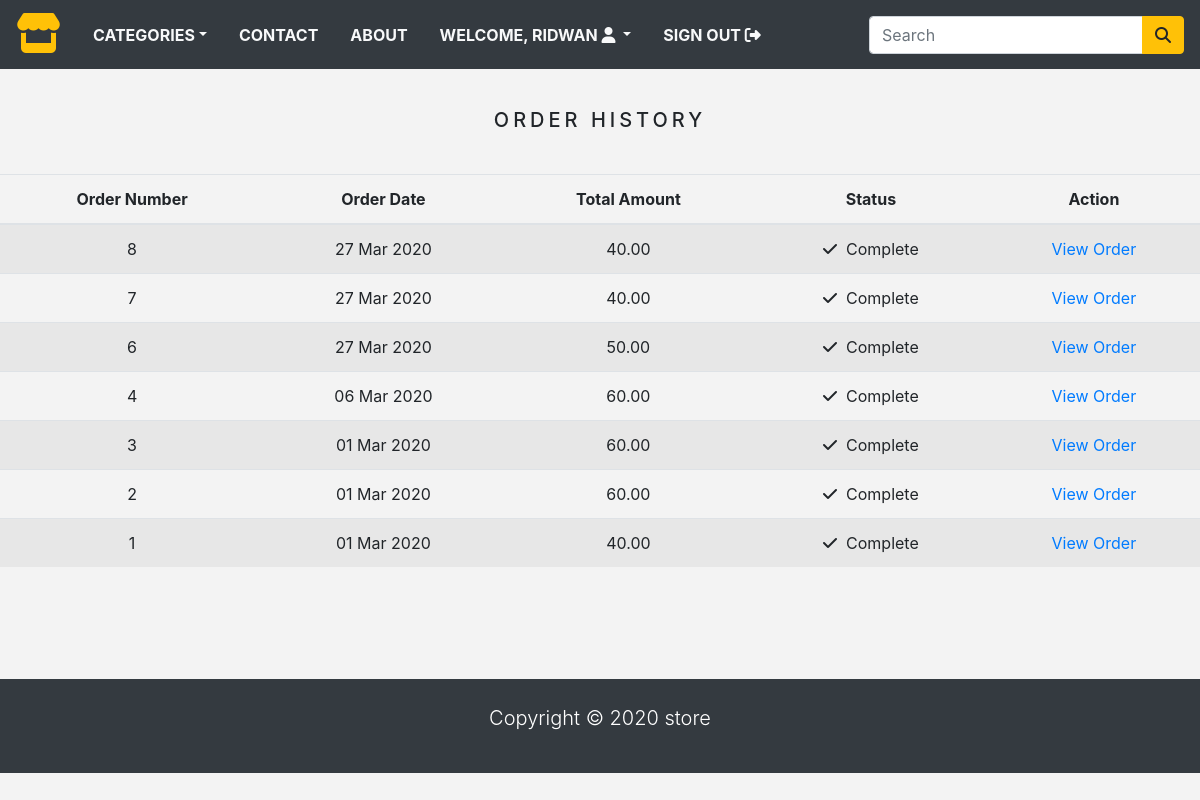
The app's page /order_history/ (signed in) with its own data.
### store/models.py (models this page shows, shortened)
class Order(models.Model):
    token = models.CharField(max_length=250, blank=True)
    total = models.DecimalField(max_digits=10, decimal_places=2, verbose_name='USD Price')
    emailAddress = models.EmailField(max_length=250, blank=True, verbose_name='Email Address')
    created = models.DateTimeField(auto_now_add=True)
    billingName = models.CharField(max_length=250,blank=True)
    billingCity = models.CharField(max_length=250,blank=True)
    billingPostcode = models.CharField(max_length=250,blank=True)
    billingCountry = models.CharField(max_length=250,blank=True)
    shippingName = models.CharField(max_length=250,blank=True)
    shippingAddress1 = models.CharField(max_length=250,blank=True)
    billingAddress1 = models.CharField(max_length=250,blank=True)
    shippingCity = models.CharField(max_length=250,blank=True)
    shippingPostcode = models.CharField(max_length=250,blank=True)
    shippingCountry = models.CharField(max_length=250,blank=True)
    class Meta:
        db_table = 'Order'
        ordering = ['-created']

### store/views.py (the view)
# urls.py: path('order_history/', views.orderHistory, name='order_history'),
@login_required(redirect_field_name='next', login_url='signin')
def orderHistory(request):
    if request.user.is_authenticated:
        email = str(request.user.email)
        order_details = Order.objects.filter(emailAddress=email)
    return render(request, 'order_list.html', {'order_details': order_details})

### store/context_processors.py (called while the page is built)
def menu_links(request):
    links = Category.objects.all()
    return dict(links=links)

def counter(request):
    item_count = 0
    if 'admin' in request.path:
        return {}
    else:
        try:
            cart = Cart.objects.filter(cart_id=_cart_id(request))
            cart_items = CartItem.objects.all().filter(cart=cart[:1])
            for cart_item in cart_items:
                item_count += cart_item.quantity
        except Cart.DoesNotExist:
            item_count = 0
    return dict(item_count=item_count)

### store/models.py (called while the page is built)
    def get_url(self):
        return reverse('products_by_category', args=[self.slug])

### store/views.py (called while the page is built)
def _cart_id(request):
    cart = request.session.session_key
    if not cart:
        cart = request.session.create()
    return cart

### store/templates/order_list.html (shortened to what this page needs)
{% extends 'base.html' %}
{% load static %}
{% block content %}
<div class="text-center">
<br>
<h1 class="text-center product_title">
	Order History
</h1>
<br>
{% if order_details %}
<table class="table table-striped">
	<thead>
		<tr>
			<th>Order Number</th>
			<th>Order Date</th>
			<th>Total Amount</th>
			<th>Status</th>
			<th>Action</th>
		</tr>
	</thead>
	<tbody>
		{% for order in order_details %}
		<tr>
			<td>{{order.id}}</td>
			<td>{{order.created | date:"d M Y"}}</td>
			<td>{{order.total}}</td>
			<td><i class="fas fa-check"></i>&nbsp; Complete</td>
			<td><a href="{% url 'order_details' order.id %}">View Order</a></td>
		</tr>
		{% endfor %}
	</tbody>
	</table>
	{% else %}
	<p>You have not placed any order yet.
	<br><br>
	<a href="{% url 'home' %}" class="btn btn-secondary">Continue Shopping</a>
	</p>
	{% endif %}
</div>
<br><br>
{% endblock %}

### store/templates/navbar.html (shortened to what this page needs)
<nav class="navbar navbar-expand-md navbar-light bg-dark">
			<a href="/" class="navbar-brand"><i class="fas fa-store text-warning fa-2x"></i></a>
			<div class="collapse navbar-collapse justify-content-between" id="nav">
			<ul class="navbar-nav">
				<li class="nav-item dropdown"><a class="nav-link text-light text-uppercase font-weight-bold px-3 dropdown-toggle" href="" data-toggle="dropdown">Categories</a>
				</li>
				<li class="nav-item"><a class="nav-link text-light text-uppercase font-weight-bold px-3" href="{% url 'contact' %}">Contact</a></li>
				<li class="nav-item"><a class="nav-link text-light text-uppercase font-weight-bold px-3" href="">About</a></li>
				{% if request.user.is_authenticated and request.user.first_name %}
				<li class="nav-item dropdown">
				<span class="nav-link text-light text-uppercase font-weight-bold px-3 dropdown-toggle" data-toggle="dropdown">
					Welcome, {{request.user.first_name}} <i class="fas fa-user circle"></i>
				</span>
				</li>
				<li class="nav-item">
				<a class="nav-link text-light text-uppercase font-weight-bold px-3"
				href="{% url 'signout' %}">
					Sign Out  <i class="fas fa-sign-out-alt"></i>
				</a>
				</li>
				{% endif %}
			</ul>
			<form class="form-inline ml-3" action="{% url 'search' %}", method="GET">
				<div class="input-group">
					<input type="text" name="title" class="form-control" placeholder="Search">
					<div class="input-group-append">
						<button type="submit" class="btn btn-warning" name="button"><i class="fas fa-search"></i></button>
					</div>
				</div>
			</form>
		</div>
</nav>

### store/static/css/base.css (style rules this page uses)
body { background: #f3f3f3; }
.product_title { font-size: 20px; text-transform: uppercase; letter-spacing: .2em; padding-top: 15px; padding-bottom: 10px; }

### records on screen
Order: id "8", created "27 Mar 2020", total "40.00"
Order: id "7", created "27 Mar 2020", total "40.00"
Order: id "6", created "27 Mar 2020", total "50.00"
Order: id "4", created "06 Mar 2020", total "60.00"
Order: id "3", created "01 Mar 2020", total "60.00"
Order: id "2", created "01 Mar 2020", total "60.00"
Order: id "1", created "01 Mar 2020", total "40.00"

### other values on screen
{{ request.user.first_name }} "RIDWAN"
